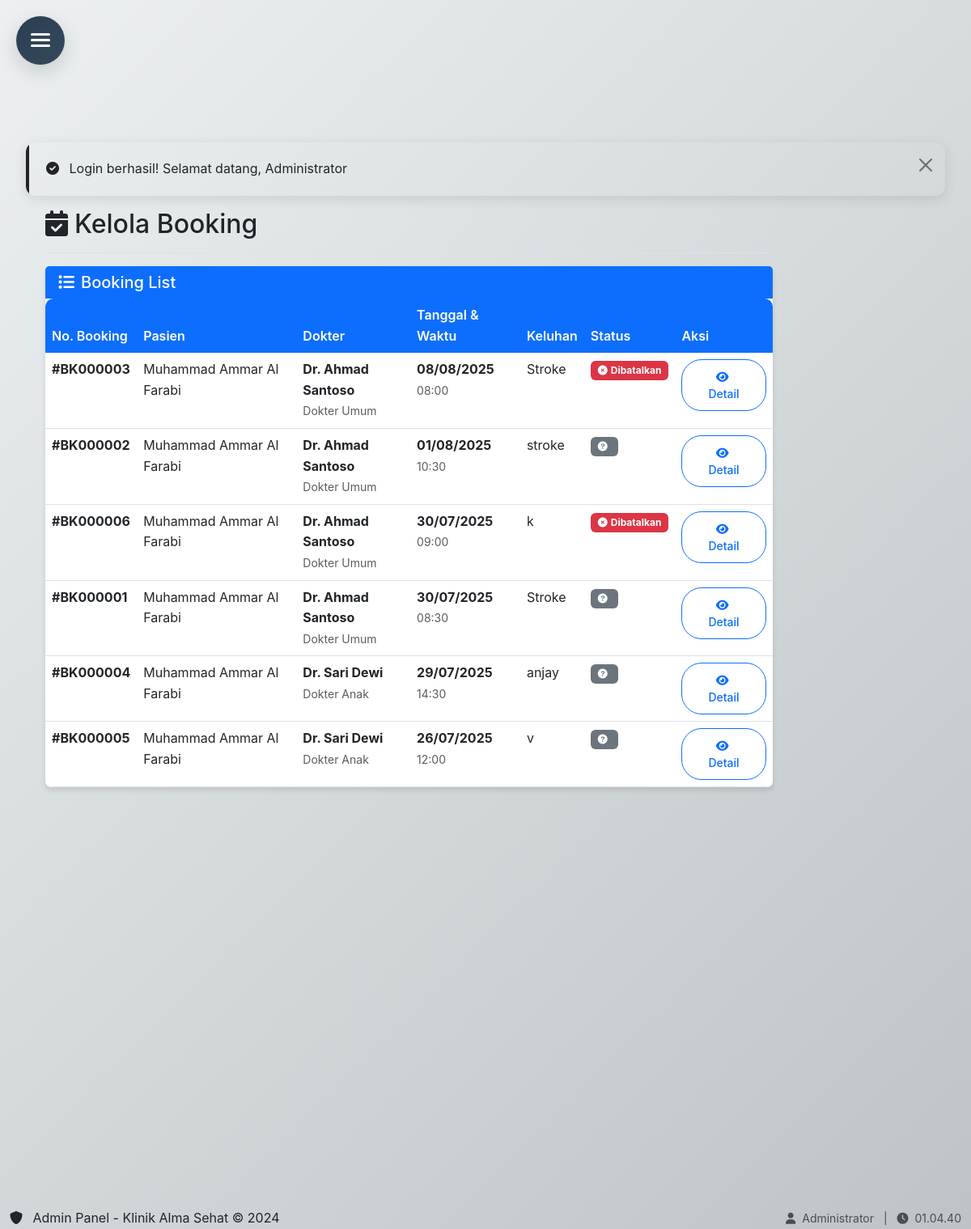
The page /admin/booking.php (signed in) on the database its author committed.
### tables this page shows
CREATE TABLE `booking` (
  `id` int(11) NOT NULL,
  `pasien_id` int(11) DEFAULT NULL,
  `dokter_id` int(11) DEFAULT NULL,
  `tanggal_kunjungan` date NOT NULL,
  `jam_kunjungan` time NOT NULL,
  `keluhan` text DEFAULT NULL,
  `status` enum('pending','selesai','dibatalkan') DEFAULT 'pending'
);

CREATE TABLE `users` (
  `id` int(11) NOT NULL,
  `nama` varchar(100) NOT NULL,
  `email` varchar(100) NOT NULL,
  `password` varchar(255) NOT NULL,
  `role` enum('admin','dokter','pasien') NOT NULL,
  `created_at` timestamp NOT NULL DEFAULT current_timestamp()
);

CREATE TABLE `dokter` (
  `id` int(11) NOT NULL,
  `user_id` int(11) DEFAULT NULL,
  `spesialis` varchar(100) NOT NULL,
  `no_str` varchar(50) DEFAULT NULL,
  `foto` varchar(255) DEFAULT NULL
);

### config/database.php (called while the page is built, shortened)
<?php
class Database {
    private $host = DB_HOST;
    private $user = DB_USER;
    private $pass = DB_PASS;
    private $dbname = DB_NAME;
    private $dbh;
    private $stmt;
    public function __construct() {
        $dsn = 'mysql:host=' . $this->host . ';dbname=' . $this->dbname;
        $options = array(
            PDO::ATTR_PERSISTENT => true,
            PDO::ATTR_ERRMODE => PDO::ERRMODE_EXCEPTION
        );
        try {
            $this->dbh = new PDO($dsn, $this->user, $this->pass, $options);
        } catch(PDOException $e) {
            $this->error = $e->getMessage();
        }
    }
    public function query($query) {
        $this->stmt = $this->dbh->prepare($query);
    }
    public function execute() {
        return $this->stmt->execute();
    }
    public function resultset() {
        $this->execute();
        return $this->stmt->fetchAll(PDO::FETCH_ASSOC);
    }
}
?>

### config/init.php (called while the page is built, shortened)
<?php
require_once 'database.php';
function formatTanggal($tanggal) {
    return date('d/m/Y', strtotime($tanggal));
}
function formatWaktu($waktu) {
    return date('H:i', strtotime($waktu));
}
?>

### admin/booking.php (the view, shortened to what this page needs)
<?php
require_once '../config/init.php';
$db = new Database();
try {
    $db->query("SELECT b.id, b.tanggal_kunjungan, b.jam_kunjungan, b.keluhan, b.status,
                       u.nama as nama_dokter, d.spesialis,
                       up.nama as nama_pasien
                 FROM booking b
                 JOIN dokter d ON b.dokter_id = d.id
                 JOIN users u ON d.user_id = u.id
                 JOIN pasien p ON b.pasien_id = p.id
                 JOIN users up ON p.user_id = up.id
                 ORDER BY b.tanggal_kunjungan DESC, b.jam_kunjungan DESC");
    $bookings = $db->resultSet();
} catch (Exception $e) {
    $error = "Error fetching bookings: " . $e->getMessage();
}
include '../includes/admin-header.php';
?>
<div class="container-fluid">
    <div class="row">
        <main role="main" class="col-md-9 ml-sm-auto col-lg-10 px-4">
            <div class="d-flex justify-content-between flex-wrap flex-md-nowrap align-items-center pt-3 pb-2 mb-3 border-bottom">
                <h1 class="h2"><i class="fas fa-calendar-check me-2"></i>Kelola Booking</h1>
            </div>
            <div class="card">
                <div class="card-header bg-primary text-white">
                    <h5 class="mb-0"><i class="fas fa-list me-2"></i>Booking List</h5>
                </div>
                <div class="card-body p-0">
                    <div class="table-responsive">
                        <table class="table table-hover mb-0">
                            <thead class="table-light">
                                <tr>
                                    <th>No. Booking</th>
                                    <th>Pasien</th>
                                    <th>Dokter</th>
                                    <th>Tanggal & Waktu</th>
                                    <th>Keluhan</th>
                                    <th>Status</th>
                                    <th>Aksi</th>
                                </tr>
                            </thead>
                            <tbody>
                                <?php if (empty($bookings)): ?>
                                    <tr>
                                        <td colspan="6" class="text-center">No bookings found.</td>
                                    </tr>
                                <?php else: ?>
                                    <?php foreach ($bookings as $booking): ?>
                                        <?php
                                        $status_class = '';
                                        $status_text = '';
                                        $status_icon = '';
                                        switch ($booking['status']) {
                                            case 'dibatalkan':
                                                $status_class = 'danger';
                                                $status_text = 'Dibatalkan';
                                                $status_icon = 'times-circle';
                                                break;
                                            default:
                                                $status_class = 'secondary';
                                                $status_text = ucfirst($booking['status']);
                                                $status_icon = 'question-circle';
                                        }
                                        ?>
                                        <tr>
                                            <td><strong>#BK<?= str_pad($booking['id'], 6, '0', STR_PAD_LEFT) ?></strong></td>
                                            <td><?= htmlspecialchars($booking['nama_pasien']) ?></td>
                                            <td>
                                                <div>
                                                    <strong><?= htmlspecialchars($booking['nama_dokter']) ?></strong><br>
                                                    <small class="text-muted"><?= htmlspecialchars($booking['spesialis']) ?></small>
                                                </div>
                                            </td>
                                            <td>
                                                <div>
                                                    <strong><?= formatTanggal($booking['tanggal_kunjungan']) ?></strong><br>
                                                    <small class="text-muted"><?= formatWaktu($booking['jam_kunjungan']) ?></small>
                                                </div>
                                            </td>
                                            <td>
                                                <div style="max-width: 200px;">
                                                    <?= htmlspecialchars(substr($booking['keluhan'], 0, 100)) ?>
                                                </div>
                                            </td>
                                            <td>
                                                <span class="badge bg-<?= $status_class ?>">
                                                    <i class="fas fa-<?= $status_icon ?> me-1"></i><?= $status_text ?>
                                                </span>
                                            </td>
                                            <td>
                                                <div class="btn-group" role="group">
                                                    <button class="btn btn-sm btn-outline-primary"
                                                            onclick="showBookingDetail(<?= $booking['id'] ?>)">
                                                        <i class="fas fa-eye me-1"></i>Detail
                                                    </button>
                                                </div>
                                            </td>
                                        </tr>
                                    <?php endforeach; ?>
                                <?php endif; ?>
                            </tbody>
                        </table>
                    </div>
                </div>
            </div>
        </main>
    </div>
</div>
<?php include '../includes/admin-footer.php'; ?>

### assets/css/style.css (style rules this page uses)
:root { --primary-color: #0d6efd; --secondary-color: #6c757d; --success-color: #198754; --danger-color: #dc3545; --warning-color: #ffc107; --info-color: #0dcaf0; --light-color: #f8f9fa; --dark-color: #212529; }
body { padding-top: 76px; font-family: 'Segoe UI', Tahoma, Geneva, Verdana, sans-serif; }
.card { border: none; box-shadow: 0 4px 6px rgba(0, 0, 0, 0.1); transition: transform 0.3s ease, box-shadow 0.3s ease; }
.card-header { background: var(--primary-color); color: white; border-bottom: none; }
.btn { border-radius: 25px; padding: 10px 25px; font-weight: 500; transition: all 0.3s ease; }
.table { border-radius: 10px; overflow: hidden; box-shadow: 0 4px 6px rgba(0, 0, 0, 0.1); }
.table thead th { background: var(--primary-color); color: white; border: none; font-weight: 600; }
.badge { font-size: 0.75rem; padding: 0.5em 0.75em; }
.bg-primary { background-color: var(--primary-color) !important; }

### assets/css/admin-style.css (style rules this page uses)
:root { --primary-color: #0d6efd; --secondary-color: #6c757d; --success-color: #198754; --danger-color: #dc3545; --warning-color: #ffc107; --info-color: #0dcaf0; --light-color: #f8f9fa; --dark-color: #212529; --white: #ffffff; --admin-primary: #2c3e50; --admin-secondary: #34495e; --admin-accent: #3498db; --admin-success: #27ae60; --admin-warning: #f39c12; --admin-danger: #e74c3c; --shadow-light: rgba(0, 0, 0, 0.1); --shadow-medium: rgba(0, 0, 0, 0.15); --shadow-heavy: rgba(0, 0, 0, 0.3); --transition-fast: 0.2s ease; --transition-medium: 0.3s ease; --transition-slow: 0.5s ease; --border-radius: 12px; --border-radius-small: 8px; --border-radius-large: 20px; }
* { margin: 0; padding: 0; box-sizing: border-box; }
body { font-family: 'Inter', 'Segoe UI', Tahoma, Geneva, Verdana, sans-serif; line-height: 1.6; color: var(--dark-color); background: linear-gradient(135deg, #ecf0f1 0%, #bdc3c7 100%); min-height: 100vh; overflow-x: hidden; }

### rows shown on the page
booking: id "000003", users.nama "Muhammad Ammar Al Farabi", users.nama "Dr. Ahmad Santoso", dokter.spesialis "Dokter Umum", tanggal_kunjungan "08/08/2025", jam_kunjungan "08:00", keluhan "Stroke", status "Dibatalkan"
booking: id "000002", users.nama "Muhammad Ammar Al Farabi", users.nama "Dr. Ahmad Santoso", dokter.spesialis "Dokter Umum", tanggal_kunjungan "01/08/2025", jam_kunjungan "10:30", keluhan "stroke"
booking: id "000006", users.nama "Muhammad Ammar Al Farabi", users.nama "Dr. Ahmad Santoso", dokter.spesialis "Dokter Umum", tanggal_kunjungan "30/07/2025", jam_kunjungan "09:00", keluhan "k", status "Dibatalkan"
booking: id "000001", users.nama "Muhammad Ammar Al Farabi", users.nama "Dr. Ahmad Santoso", dokter.spesialis "Dokter Umum", tanggal_kunjungan "30/07/2025", jam_kunjungan "08:30", keluhan "Stroke"
booking: id "000004", users.nama "Muhammad Ammar Al Farabi", users.nama "Dr. Sari Dewi", dokter.spesialis "Dokter Anak", tanggal_kunjungan "29/07/2025", jam_kunjungan "14:30", keluhan "anjay"
booking: id "000005", users.nama "Muhammad Ammar Al Farabi", users.nama "Dr. Sari Dewi", dokter.spesialis "Dokter Anak", tanggal_kunjungan "26/07/2025", jam_kunjungan "12:00", keluhan "v"

### other values the page prints
$_SESSION['success'] "Login berhasil! Selamat datang, Administrator"
$_SESSION['nama'] "Administrator"
